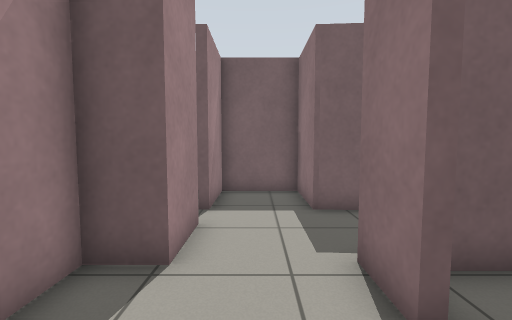
[1] (above)

21 first-person views from a walk through a robot-simulator world made for Gazebo. The camera is 0.94 m above the floor, tilts 4° down and sees 90° across. The floor is counted in squares, 0.5 m on a side. Each view is taken from the middle of a square. On the plan, view 1 faces up. The plan holds only what a view shows up to about 15 squares ahead; the rest is blank. Robots are left out.

[2]
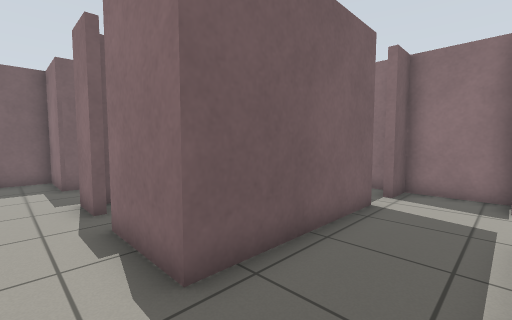

[3]
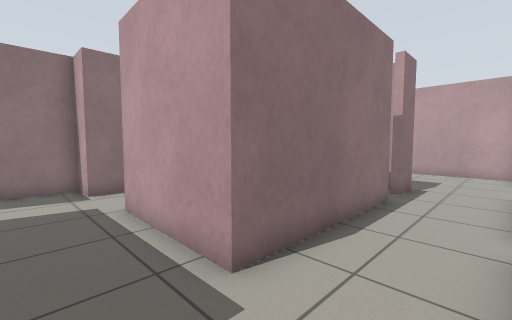

[4]
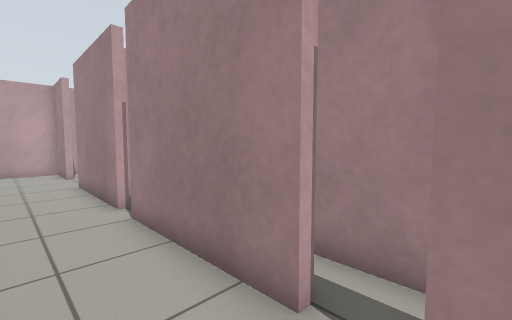

[5]
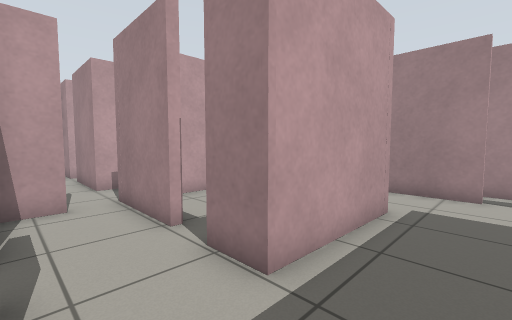

[6]
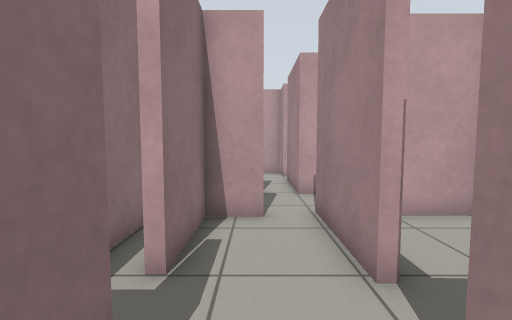

[7]
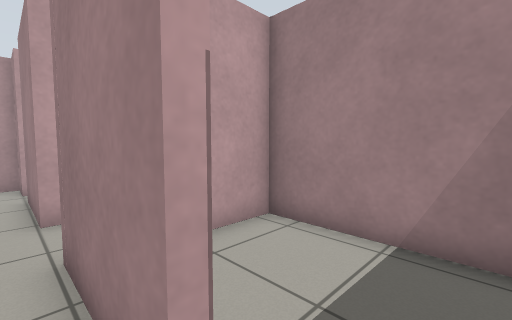

[8]
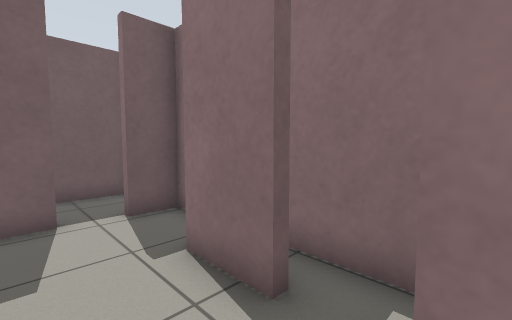

[9]
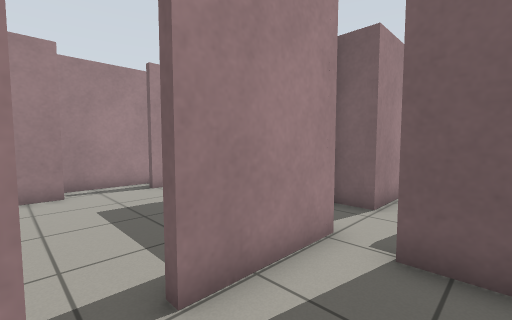

[10]
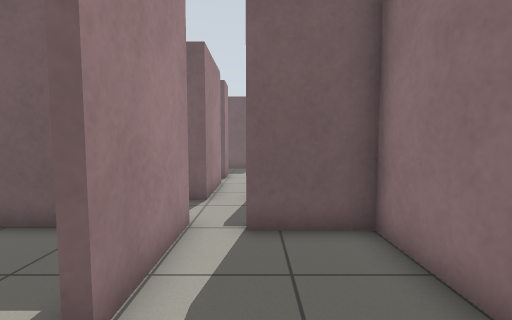

[11]
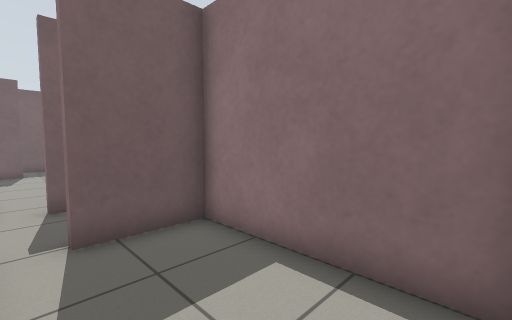

[12]
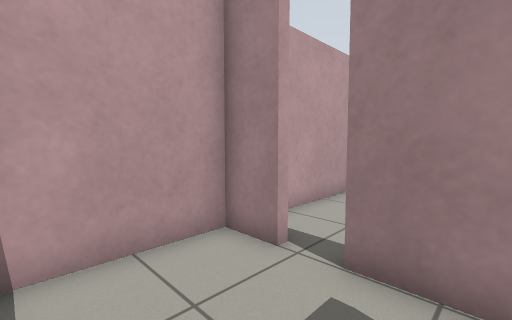

[13]
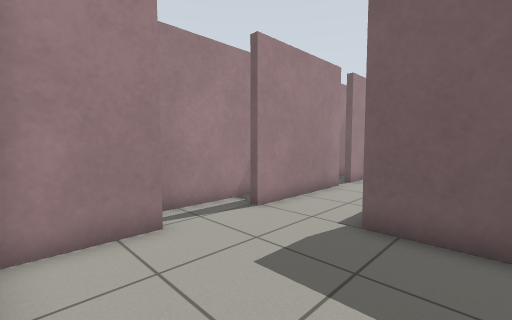

[14]
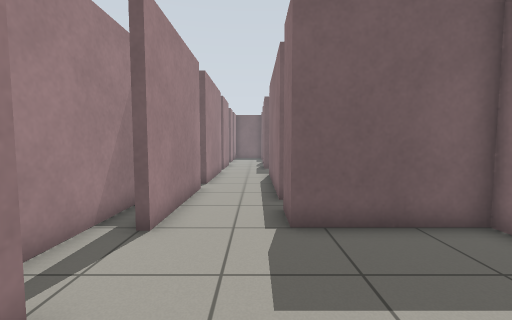

[15]
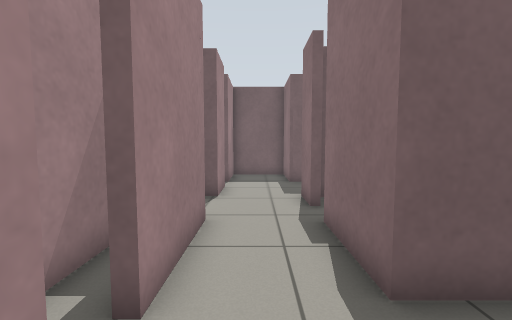

[16]
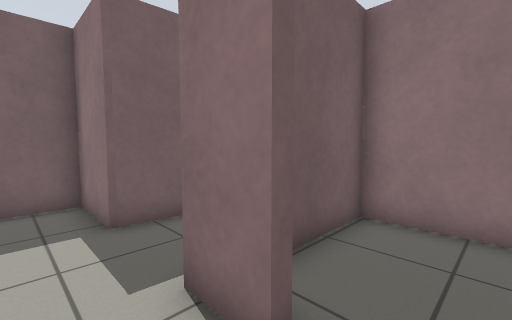

[17]
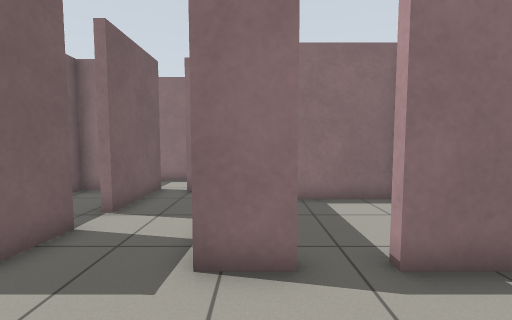

[18]
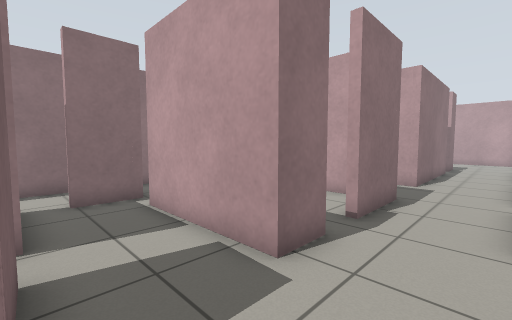

[19]
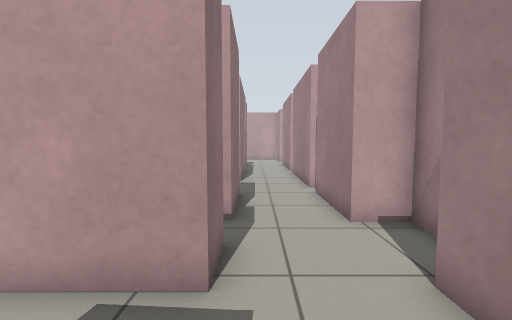

[20]
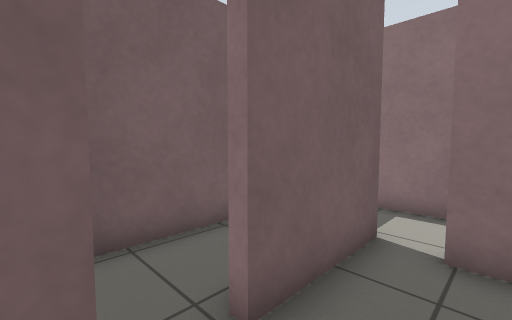

[21]
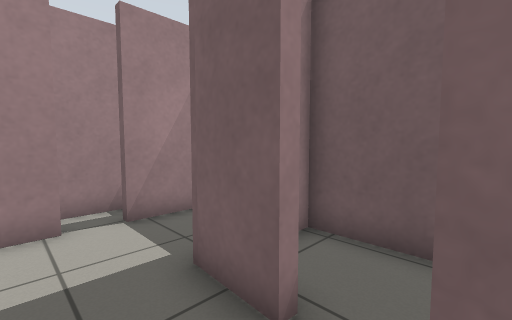

### Floor plan
Ten units are one square. View 1 is at (0, 0); x grows to the right and y downward. Boxes are objects, and circles mark ways between rooms. Rooms are numbered by the first view taken in them; rooms with no view inside come last. Other rooms are left out.
<svg viewBox="-32 -104 143 314">
<path fill="none" stroke="#000" d="M-12 96 -12 147 -16 147M-12 36 -12 86M16 119 16 53 64 54 64 69M-26 124 -26 175M92 71 92 51 106 51 106 24 92 24M79 21 16 21 16 -9 20 -9M20 -24 16 -24 16 -39 36 -39M63 150 63 145 16 145 16 129M-12 175 -12 205 44 204M61 189 64 189M-12 -59 -12 -38 -27 -38 -27 -11 -12 -11 -12 24M35 -69 16 -70 16 -97 -12 -97 -12 -70M-27 -74 -27 -59M-12 24 -16 24M-16 36 -12 36M-26 4 -26 44M77 115 92 115 92 85M83 116 78 116M64 83 64 118 51 118M56 142 64 142 64 154M96 71 92 71M64 189 64 204 101 204M64 154 64 178M105 202 105 147 78 147M65 -67 46 -68M36 -39 66 -39M60 83 64 83M21 69 21 115 44 115M31 18 40 18M63 15 63 -36 21 -36M77 -90 77 -99M80 -98 19 -97M106 108 106 62M77 -36 77 -56 81 -56M82 -66 65 -67"/>
<circle cx="-10" cy="30" r="3" fill="#2a7"/>
<circle cx="75" cy="60" r="3" fill="#2a7"/>
<circle cx="60" cy="180" r="3" fill="#2a7"/>
<circle cx="25" cy="-55" r="3" fill="#2a7"/>
<circle cx="20" cy="-15" r="3" fill="#2a7"/>
<circle cx="70" cy="150" r="3" fill="#2a7"/>
<circle cx="60" cy="75" r="3" fill="#2a7"/>
<circle cx="90" cy="80" r="3" fill="#2a7"/>
<circle cx="40" cy="-70" r="3" fill="#2a7"/>
<circle cx="55" cy="-55" r="3" fill="#2a7"/>
<text x="10" y="70">1</text>
<text x="-20" y="20">2</text>
<text x="80" y="110">3</text>
<text x="80" y="180">4</text>
<text x="50" y="-60">5</text>
<text x="40" y="90">6</text>
<text x="40" y="-10">7</text>
<text x="50" y="-80">8</text>
<text x="100" y="80">9</text>
<text x="70" y="-50">10</text>
</svg>
Room 1 opens to room 2. Room 1 opens to room 3. Room 1 opens to room 4. Room 1 opens to room 5. Room 1 opens to room 7. Room 3 opens to room 4. Room 3 opens to room 6. Room 3 opens to room 9. Room 5 opens to room 8. Room 5 opens to room 10.

Where each view was taken, in squares from view 1:
view 1: 0 up, 0 right, facing up
view 2: 5 down, 0 right, facing up-right
view 3: 3 down, 1 left, facing down-right
view 4: 2 down, 1 right, facing down-left
view 5: 3 down, 9 right, facing down-left
view 6: 5 down, 8 right, facing down
view 7: 7 down, 7 right, facing down-left
view 8: 9 down, 7 right, facing up-right
view 9: 19 down, 9 right, facing up-left
view 10: 20 down, 8 right, facing up
view 11: 20 down, 7 right, facing up-right
view 12: 16 down, 10 right, facing down-left
view 13: 20 down, 4 right, facing up-left
view 14: 20 down, 1 right, facing up
view 15: 5 down, 0 right, facing up
view 16: 1 up, 0 right, facing up-right
view 17: 3 up, 2 left, facing right
view 18: 7 up, 1 left, facing down-right
view 19: 7 up, 1 right, facing down
view 20: 5 up, 3 right, facing up-right
view 21: 5 up, 5 right, facing up-left
